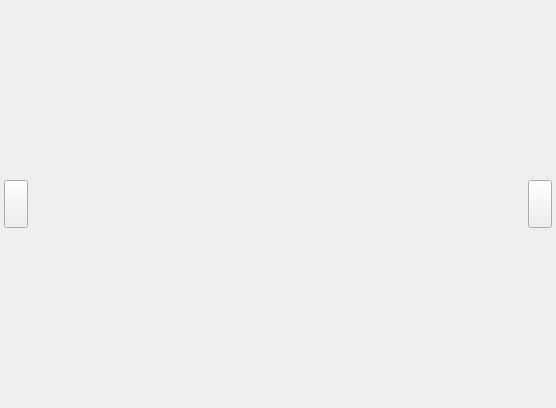
<?xml version="1.0" encoding="UTF-8"?>
<ui version="4.0">
 <class>Form</class>
 <widget class="QWidget" name="Form">
  <property name="geometry">
   <rect>
    <x>0</x>
    <y>0</y>
    <width>556</width>
    <height>408</height>
   </rect>
  </property>
  <property name="windowTitle">
   <string>Form</string>
  </property>
  <layout class="QGridLayout" name="gridLayout">
   <property name="leftMargin">
    <number>4</number>
   </property>
   <property name="topMargin">
    <number>4</number>
   </property>
   <property name="rightMargin">
    <number>4</number>
   </property>
   <property name="bottomMargin">
    <number>4</number>
   </property>
   <property name="spacing">
    <number>2</number>
   </property>
   <item row="0" column="0">
    <widget class="QWidget" name="widget" native="true">
     <layout class="QHBoxLayout" name="horizontalLayout">
      <property name="spacing">
       <number>0</number>
      </property>
      <property name="leftMargin">
       <number>0</number>
      </property>
      <property name="topMargin">
       <number>0</number>
      </property>
      <property name="rightMargin">
       <number>0</number>
      </property>
      <property name="bottomMargin">
       <number>0</number>
      </property>
      <item>
       <widget class="QPushButton" name="btn_prev">
        <property name="maximumSize">
         <size>
          <width>24</width>
          <height>48</height>
         </size>
        </property>
        <property name="text">
         <string/>
        </property>
        <property name="icon">
         <iconset resource="../icon.qrc">
          <normaloff>:/icon/img/svg_icons/chevron-left.svg</normaloff>:/icon/img/svg_icons/chevron-left.svg</iconset>
        </property>
       </widget>
      </item>
      <item>
       <widget class="QLabel" name="lab_image">
        <property name="maximumSize">
         <size>
          <width>500</width>
          <height>400</height>
         </size>
        </property>
        <property name="text">
         <string/>
        </property>
        <property name="pixmap">
         <pixmap resource="../pomoc.qrc">:/pomoc/img/pomoc/fp1 1.png</pixmap>
        </property>
        <property name="scaledContents">
         <bool>true</bool>
        </property>
       </widget>
      </item>
      <item>
       <widget class="QPushButton" name="btn_next">
        <property name="maximumSize">
         <size>
          <width>24</width>
          <height>48</height>
         </size>
        </property>
        <property name="text">
         <string/>
        </property>
        <property name="icon">
         <iconset resource="../icon.qrc">
          <normaloff>:/icon/img/svg_icons/chevron-right.svg</normaloff>:/icon/img/svg_icons/chevron-right.svg</iconset>
        </property>
       </widget>
      </item>
     </layout>
    </widget>
   </item>
  </layout>
 </widget>
 <resources>
  <include location="../pomoc.qrc"/>
  <include location="../icon.qrc"/>
 </resources>
 <connections/>
</ui>
